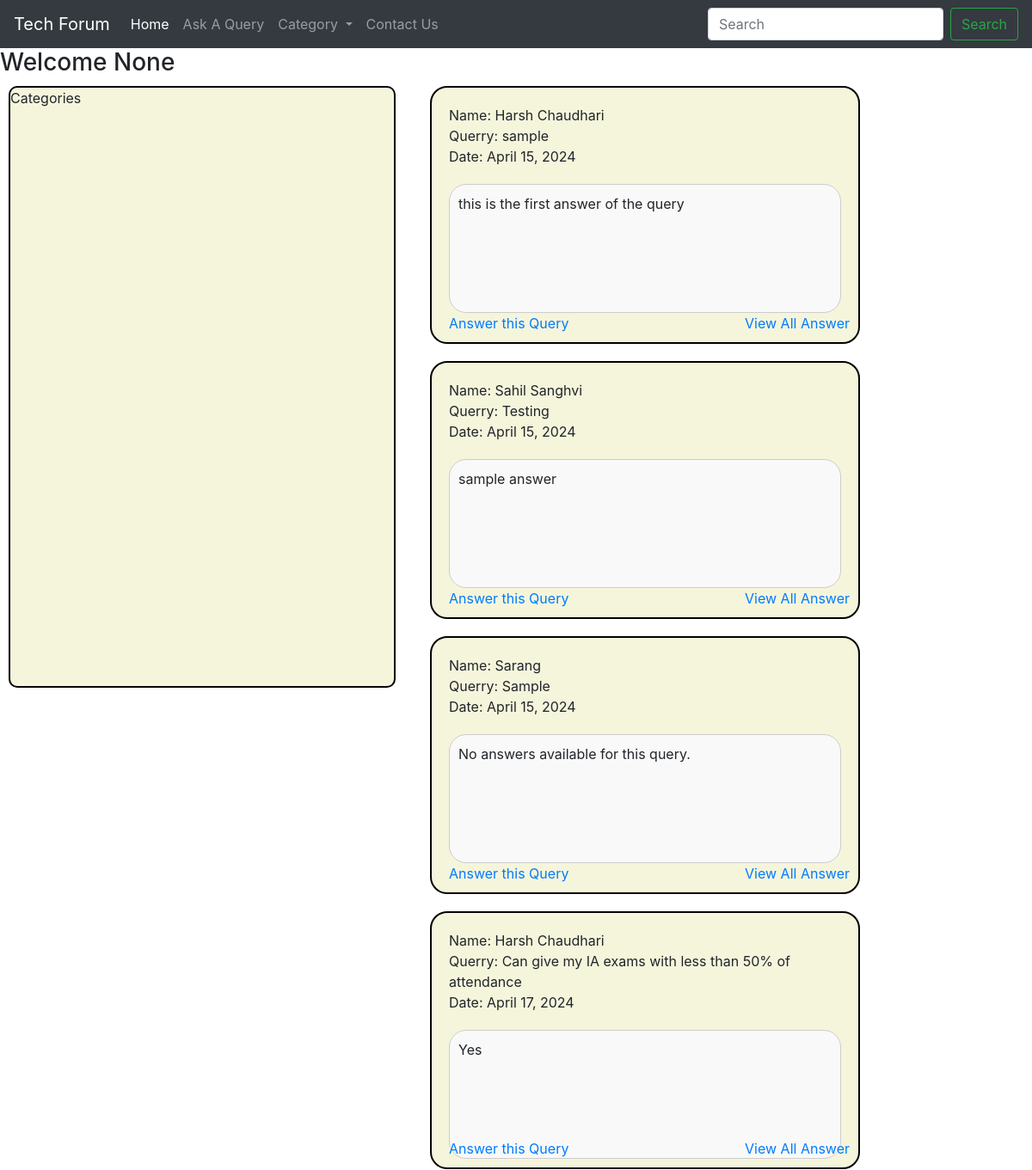
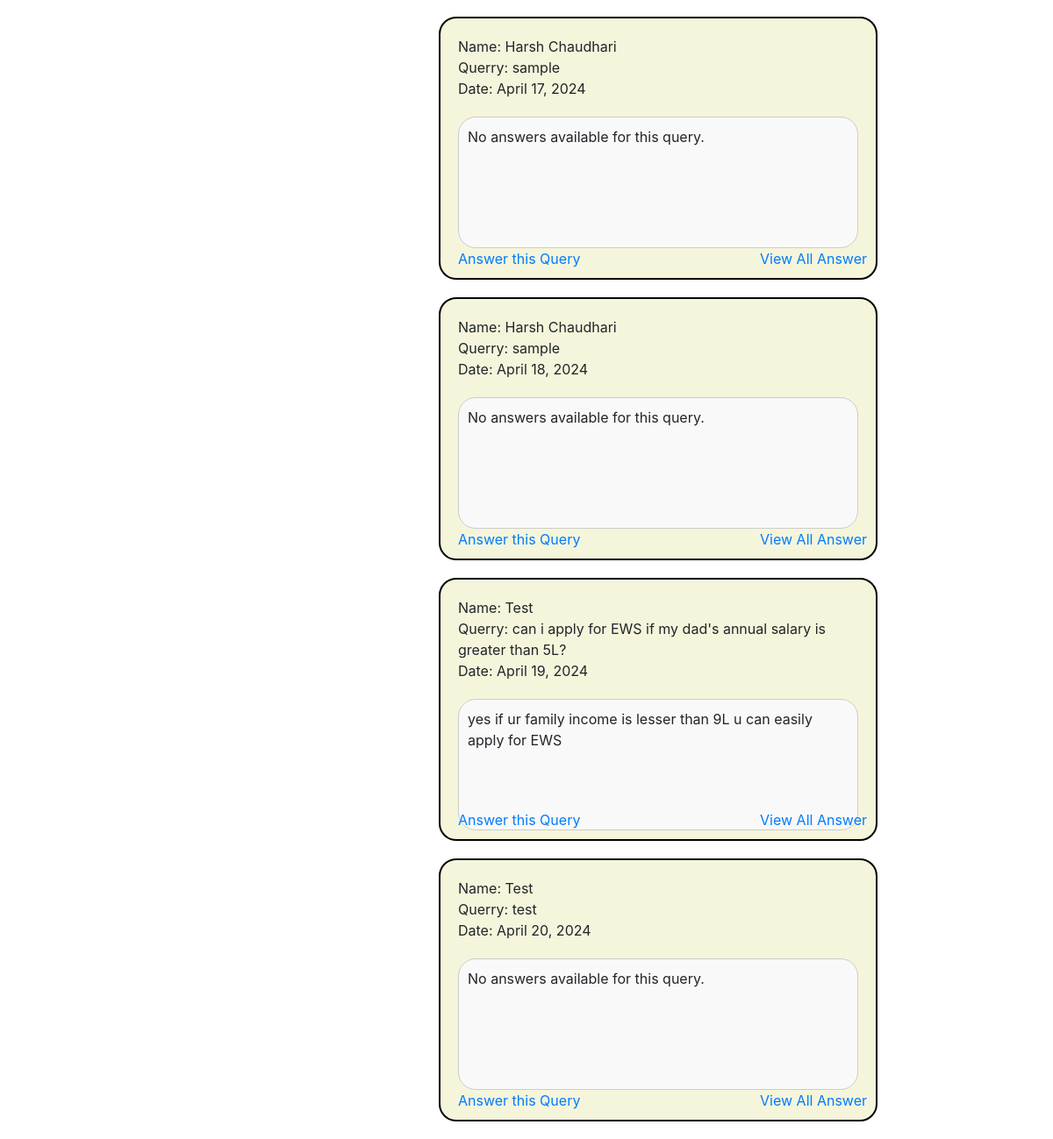
The page /Home on the database its author committed (2 pictures, top to bottom).
### Home/models.py (models this page shows, shortened)
class Querry(models.Model):
    query_id = models.AutoField(primary_key=True)
    name = models.CharField(max_length=122)
    email = models.EmailField(max_length=122)
    desc = models.TextField()
    date = models.DateField(default=date.today)
    Cat = models.CharField(max_length=20, default='Other')

class Answers(models.Model):
    answer_id = models.AutoField(primary_key=True)
    query = models.ForeignKey(Querry,related_name='answers', on_delete=models.CASCADE)
    response = models.TextField()
    rating = models.FloatField(default=0.0)
    date = models.DateField(default=date.today)

### Home/views.py (the view)
# urls.py: 2. Add a URL to urlpatterns:  path('', Home.as_view(), name='home')
def Home(request):
    EList = Querry.objects.all()
    fname = request.session.get('fname', None)
    return render(request,'Home.html',{'EList': EList, 'fname': fname})

### Templates/Home.html (shortened to what this page needs)
{% extends "base.html" %}
{% block body %}
<h3>Welcome {{fname}}</h3>
<div class="cat"
    style="border: 2px solid black; background-color: beige; position: absolute; top: 100px; left: 10px;height: 700px;width: 450px;border-radius: 10px;">
    <p>Categories</p>
</div>
<div class="Query col-md-5" style="padding: 0;">
    <ul style="list-style-type: none; padding: 0; margin: 10px 500px;">
        {% for event in EList %}
        <li
            style="border: 2px solid #000000; padding: 20px; margin-bottom: 20px; border-radius: 20px; width: 500px; height: 300px; background-color: beige; position: relative;">
            <div>
                Name: {{ event.name }} <br>
                Querry: {{ event.desc }}<br>
                Date: {{ event.date }}<br>
            </div>
            {% if event.answers.exists %}
                        <ul class="answerList" style="list-style-type: none; padding: 0; margin-top: 20px;">
                            <li style="border: 1px solid #ccc; padding: 10px; margin-bottom: 10px; border-radius: 5px; background-color: #f9f9f9;height: 150px;border-radius: 20px;">{{ event.answers.first.response }}</li>
                        </ul>
                    {% else %}
                        <div class="answerList" style="list-style-type: none; padding: 0; margin-top: 20px;">
                            <div style="border: 1px solid #ccc; padding: 10px; margin-bottom: 10px; border-radius: 5px; background-color: #f9f9f9;height: 150px;border-radius: 20px;">
                                <p>No answers available for this query.</p>
                            </div>
                        </div>
                    {% endif %}
            <div class="allAnswer" style="position: absolute; bottom: 10px; right: 10px;">
                <a href="{% url 'AllAnswers' query_id=event.query_id %}">View All Answer</a>
            </div>
            <div class="Answer" style="position: absolute; bottom: 10px; left: 20px;">
                <a href="{% url 'AnsweringQuery' query_id=event.query_id %}">Answer this Query</a>
            </div>
        </li>
        {% endfor %}
    </ul>
</div>
{% endblock body %}

### Templates/base.html (shortened to what this page needs)
{% load static%}
<!doctype html>
<html lang="en">
  <head>
    <link rel="stylesheet" href="https://cdn.jsdelivr.net/npm/bootstrap@4.3.1/dist/css/bootstrap.min.css">
  </head>
  <body>
    <nav class="navbar navbar-expand-lg navbar-dark bg-dark">
        <a class="navbar-brand" href="/main">Tech Forum</a>
        <div class="collapse navbar-collapse" id="navbarSupportedContent">
          <ul class="navbar-nav mr-auto">
            <li class="nav-item active">
              <a class="nav-link" href="/Home">Home <span class="sr-only">(current)</span></a>
            </li>
            <li class="nav-item">
              <a class="nav-link" href="/AskingQuerry">Ask A Query</a>
            </li>
            <li class="nav-item dropdown">
              <a class="nav-link dropdown-toggle" href="#" id="navbarDropdown" role="button" data-toggle="dropdown" aria-haspopup="true" aria-expanded="false">
                Category
              </a>
              <div class="dropdown-menu" aria-labelledby="navbarDropdown">
                <li class="nav-item">
                    <a class="nav-link" href="/ContactUs">Contact Us</a>
                  </li>
              </div>
          </ul>
          <form class="form-inline my-2 my-lg-0">
            <input class="form-control mr-sm-2" type="search" placeholder="Search" aria-label="Search">
            <button class="btn btn-outline-success my-2 my-sm-0" type="submit">Search</button>
          </form>
        </div>
      </nav>
    {% block body %}{% endblock body %}
  </body>
</html>

### rows shown on the page
Querry: name "Harsh Chaudhari", desc "sample", date "April 15, 2024", answers.first.response "this is the first answer of the query"
Querry: name "Sahil Sanghvi", desc "Testing", date "April 15, 2024", answers.first.response "sample answer"
Querry: name "Sarang", desc "Sample", date "April 15, 2024", shows "No answers available for this query."
Querry: name "Harsh Chaudhari", desc "Can give my IA exams with less than 50% of attendance", date "April 17, 2024", answers.first.response "Yes"
Querry: name "Harsh Chaudhari", desc "sample", date "April 17, 2024", shows "No answers available for this query."
Querry: name "Harsh Chaudhari", desc "sample", date "April 18, 2024", shows "No answers available for this query."
Querry: name "Test", desc "can i apply for EWS if my dad's annual salary is greater than 5L?", date "April 19, 2024", answers.first.response "yes if ur family income is lesser than 9L u can easily apply for EWS"
Querry: name "Test", desc "test", date "April 20, 2024", shows "No answers available for this query."

### other values the page prints
{{ fname }} "None"
